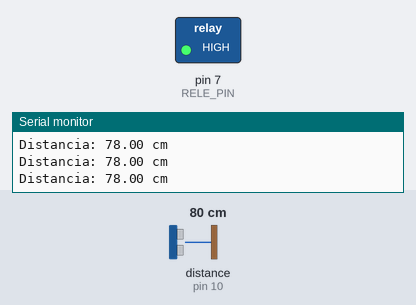
This sketch was run on a simulated Arduino Uno, built with avr-gcc and run on an emulated ATmega328P. Parts: switched loads named in the sketch (green lamp = pin HIGH), the last lines printed to the serial monitor. Wiring (inferred from the names in the program): ultrasonic range finder: trigger pin 9; echo pin 10. The test bench sets the inputs (shaded band); at power-on: distance to the obstacle (sensor on pin 10) 80 cm. The echo pulse lasts 58.3 µs per cm; pins used as bus, display or sensor lines are not drawn.

Above: at 1.2 s.
1.3 s: distance to the obstacle (sensor on pin 10) set to 12 cm
2.8 s: distance to the obstacle (sensor on pin 10) set to 9 cm
At 3.2 s:
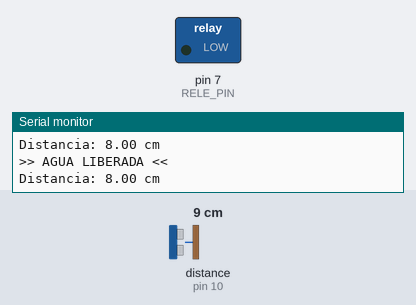
Timing chart, 0 to 5.8 s (numbered marks = the images above; inputs shaded):
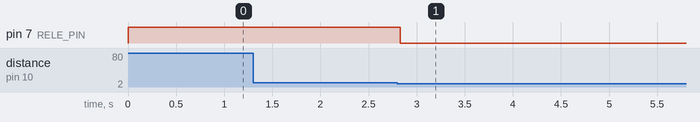

The sketch:

BebedouroInteligente.ino
```cpp
/*
 * PROJETO: BEBEDOURO INTELIGENTE ACESSÍVEL
 * AUTORES: Kiel Grobe de Miranda 25; Renan 34
 * OBJETIVO: Acionar válvula solenoide automaticamente via sensor de proximidade.
 * LÓGICA: Se distância < LIMITE (10 cm), relé é ATIVADO (água liberada).
 *         Caso contrário, relé DESATIVADO.
 */

// --- DEFINIÇÃO DE PINOS ---
#define TRIG_PIN   9      // Pino de disparo do ultrassom
#define ECHO_PIN   10     // Pino de eco do ultrassom
#define RELE_PIN   7      // Pino de controle do relé

// --- CONSTANTES DE OPERAÇÃO ---
#define DISTANCIA_ACIONAMENTO  10   // Distância em cm que dispara a água
#define TEMPO_LEITURA          200  // Intervalo entre medições (ms)
#define NUM_AMOSTRAS           5    // Amostras para filtro de média móvel

// --- VARIÁVEIS GLOBAIS ---
unsigned long ultimoTempo = 0;
bool estadoValvula = false;        // false = fechada, true = aberta

// =============================================
// FUNÇÃO: medirDistancia()
// Retorna a distância medida em centímetros.
// Usa média móvel para reduzir ruídos.
// =============================================
float medirDistancia() {
  long somaDistancias = 0;
  int leiturasValidas = 0;

  for (int i = 0; i < NUM_AMOSTRAS; i++) {
    // Gera pulso de 10us no TRIG
    digitalWrite(TRIG_PIN, LOW);
    delayMicroseconds(2);
    digitalWrite(TRIG_PIN, HIGH);
    delayMicroseconds(10);
    digitalWrite(TRIG_PIN, LOW);

    // Mede duração do pulso ECHO
    long duracao = pulseIn(ECHO_PIN, HIGH, 30000); // timeout 30ms (~5m)

    if (duracao > 0) {
      // Conversão para cm: distância = duração * 0.034 / 2
      float distancia = duracao * 0.017;

      // Filtra valores absurdos (fora do alcance prático do sensor)
      if (distancia > 2.0 && distancia < 400.0) {
        somaDistancias += distancia;
        leiturasValidas++;
      }
    }
    delay(5); // Pequena pausa entre amostras
  }

  // Retorna média se houve pelo menos metade das amostras válidas
  if (leiturasValidas >= NUM_AMOSTRAS / 2) {
    return (float)somaDistancias / leiturasValidas;
  } else {
    return 999.0; // Valor de erro (objeto muito longe ou falha)
  }
}

// =============================================
// FUNÇÃO: controlarValvula()
// Ativa ou desativa o relé com base na distância medida.
// =============================================
void controlarValvula(float distancia) {
  if (distancia > 0 && distancia < DISTANCIA_ACIONAMENTO) {
    // Objeto detectado dentro da zona de acionamento
    if (!estadoValvula) {
      digitalWrite(RELE_PIN, LOW);  // Relé LOW = ligado (módulo típico)
      estadoValvula = true;
      Serial.println(">> AGUA LIBERADA <<");
    }
  } else {
    // Nenhum objeto ou fora da zona
    if (estadoValvula) {
      digitalWrite(RELE_PIN, HIGH); // Relé HIGH = desligado
      estadoValvula = false;
      Serial.println(">> VALVULA FECHADA <<");
    }
  }
}

// =============================================
// SETUP: Inicialização do sistema
// =============================================
void setup() {
  // Configura pinos
  pinMode(TRIG_PIN, OUTPUT);
  pinMode(ECHO_PIN, INPUT);
  pinMode(RELE_PIN, OUTPUT);

  // Garante que o relé inicie DESLIGADO
  digitalWrite(RELE_PIN, HIGH); // Módulo ativo em LOW, HIGH = desligado
  estadoValvula = false;

  // Inicia comunicação serial para depuração
  Serial.begin(9600);
  Serial.println("=== BEBEDOURO INTELIGENTE INICIADO ===");
  Serial.print("Distancia de acionamento: ");
  Serial.print(DISTANCIA_ACIONAMENTO);
  Serial.println(" cm");
  Serial.println("----------------------------------------");
}

// =============================================
// LOOP PRINCIPAL
// =============================================
void loop() {
  // Controle de tempo para leituras periódicas (não bloqueante)
  unsigned long tempoAtual = millis();

  if (tempoAtual - ultimoTempo >= TEMPO_LEITURA) {
    ultimoTempo = tempoAtual;

    // 1. Mede distância com filtro
    float distancia = medirDistancia();

    // 2. Exibe no Monitor Serial (opcional, remover em produção)
    if (distancia < 400.0) {
      Serial.print("Distancia: ");
      Serial.print(distancia);
      Serial.println(" cm");
    } else {
      Serial.println("Distancia: Fora de alcance");
    }

    // 3. Controla a válvula conforme distância
    controlarValvula(distancia);
  }

  // Outras tarefas podem ser executadas aqui sem bloquear o loop
}
```

Measured:
- the behaviour switches between 11 and 10 cm on distance to the obstacle (sensor on pin 10) (found by bisection; images 0 and 1)
- after the input at 2.8 s, pin 7 (RELE_PIN): HIGH → LOW at once
